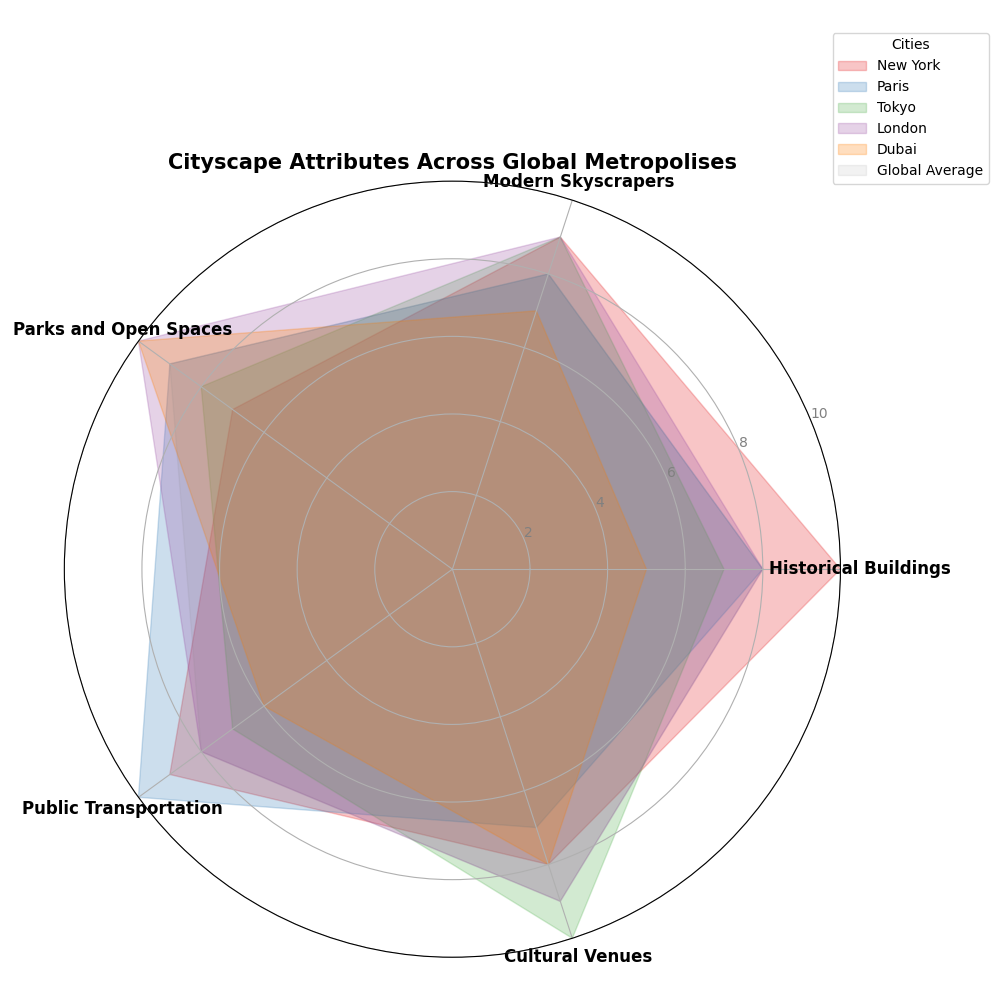

Here is the Python script that generated this plot:
import numpy as np
import matplotlib.pyplot as plt
from math import pi

categories = ['Historical Buildings', 'Modern Skyscrapers', 'Parks and Open Spaces', 'Public Transportation', 'Cultural Venues']
city_scores = {
    'New York': [10, 9, 7, 9, 8],
    'Paris': [8, 8, 9, 10, 7],
    'Tokyo': [7, 9, 8, 7, 10],
    'London': [8, 9, 10, 8, 9],
    'Dubai': [5, 7, 10, 6, 8]
}

global_averages = [8, 8, 9, 8, 9]

num_vars = len(categories)
angles = np.linspace(0, 2 * pi, num_vars, endpoint=False).tolist()
angles += angles[:1]

# New set of colors
colors = ['#e41a1c', '#377eb8', '#4daf4a', '#984ea3', '#ff7f00']

fig, ax = plt.subplots(figsize=(10, 10), subplot_kw=dict(polar=True))

def add_city_radar(city_name, color):
    scores = city_scores[city_name]
    scores += scores[:1]
    ax.fill(angles, scores, color=color, alpha=0.25, label=city_name)

for city, color in zip(city_scores.keys(), colors):
    add_city_radar(city, color)

ax.set_xticks(angles[:-1])
ax.set_xticklabels(categories, fontsize=12, weight='bold')
ax.set_ylim(0, 10)
plt.yticks([2, 4, 6, 8, 10], ["2", "4", "6", "8", "10"], color="grey", size=10)

plt.title('Cityscape Attributes Across Global Metropolises', size=15, weight='bold', ha='center', va='top', position=(0.5, 1.1))

global_averages += global_averages[:1]
ax.fill(angles, global_averages, color='grey', alpha=0.1, label='Global Average')

ax.legend(loc='upper right', bbox_to_anchor=(1.2, 1.2), fontsize=10, title='Cities')

plt.tight_layout()
plt.show()
